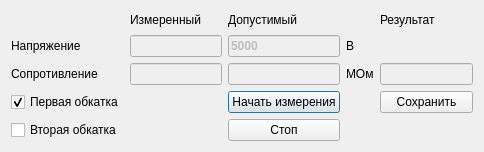
<?xml version="1.0" encoding="UTF-8"?>
<ui version="4.0">
 <class>window_experience_10</class>
 <widget class="QDialog" name="window_experience_10">
  <property name="geometry">
   <rect>
    <x>0</x>
    <y>0</y>
    <width>484</width>
    <height>152</height>
   </rect>
  </property>
  <property name="windowTitle">
   <string>Dialog</string>
  </property>
  <layout class="QHBoxLayout" name="horizontalLayout">
   <item>
    <layout class="QGridLayout" name="gridLayout">
     <item row="1" column="1">
      <widget class="QLineEdit" name="lineEdit_U_hot">
       <property name="enabled">
        <bool>false</bool>
       </property>
       <property name="font">
        <font>
         <weight>75</weight>
         <bold>true</bold>
        </font>
       </property>
      </widget>
     </item>
     <item row="3" column="2">
      <widget class="QPushButton" name="pushButton_ResistanceIsolation_hot_start">
       <property name="text">
        <string>Начать измерения</string>
       </property>
      </widget>
     </item>
     <item row="2" column="0">
      <widget class="QLabel" name="label_5">
       <property name="text">
        <string>Сопротивление</string>
       </property>
      </widget>
     </item>
     <item row="0" column="4">
      <widget class="QLabel" name="label_10">
       <property name="text">
        <string>Результат</string>
       </property>
      </widget>
     </item>
     <item row="0" column="2">
      <widget class="QLabel" name="label_2">
       <property name="text">
        <string>Допустимый</string>
       </property>
      </widget>
     </item>
     <item row="1" column="3">
      <widget class="QLabel" name="label_8">
       <property name="text">
        <string>В</string>
       </property>
      </widget>
     </item>
     <item row="1" column="0">
      <widget class="QLabel" name="label_4">
       <property name="text">
        <string>Напряжение</string>
       </property>
      </widget>
     </item>
     <item row="0" column="1">
      <widget class="QLabel" name="label">
       <property name="text">
        <string>Измеренный</string>
       </property>
      </widget>
     </item>
     <item row="1" column="2">
      <widget class="QLineEdit" name="lineEdit_U_Nominal_hot">
       <property name="enabled">
        <bool>false</bool>
       </property>
       <property name="font">
        <font>
         <weight>75</weight>
         <bold>true</bold>
        </font>
       </property>
       <property name="text">
        <string>5000</string>
       </property>
      </widget>
     </item>
     <item row="2" column="1">
      <widget class="QLineEdit" name="lineEdit_ResistanceIsolation_hot">
       <property name="enabled">
        <bool>false</bool>
       </property>
       <property name="font">
        <font>
         <weight>75</weight>
         <bold>true</bold>
        </font>
       </property>
      </widget>
     </item>
     <item row="2" column="2">
      <widget class="QLineEdit" name="lineEdit_ResistanceIsolation_Nominal_hot">
       <property name="enabled">
        <bool>false</bool>
       </property>
       <property name="font">
        <font>
         <weight>75</weight>
         <bold>true</bold>
        </font>
       </property>
      </widget>
     </item>
     <item row="4" column="0">
      <widget class="QCheckBox" name="checkBox_second_run_in">
       <property name="text">
        <string>Вторая обкатка</string>
       </property>
      </widget>
     </item>
     <item row="3" column="4">
      <widget class="QPushButton" name="pushButton_ResistanceIsolation_hot_save">
       <property name="text">
        <string>Сохранить</string>
       </property>
      </widget>
     </item>
     <item row="2" column="4">
      <widget class="QLineEdit" name="lineEdit_ResistanceIsolation_Result_hot">
       <property name="enabled">
        <bool>false</bool>
       </property>
       <property name="font">
        <font>
         <weight>75</weight>
         <bold>true</bold>
        </font>
       </property>
      </widget>
     </item>
     <item row="3" column="0">
      <widget class="QCheckBox" name="checkBox_first_run_in">
       <property name="text">
        <string>Первая обкатка</string>
       </property>
       <property name="checked">
        <bool>true</bool>
       </property>
      </widget>
     </item>
     <item row="2" column="3">
      <widget class="QLabel" name="label_9">
       <property name="text">
        <string>МОм</string>
       </property>
      </widget>
     </item>
     <item row="4" column="2">
      <widget class="QPushButton" name="pushButton_ResistanceIsolation_hot_stop">
       <property name="text">
        <string>Стоп</string>
       </property>
      </widget>
     </item>
    </layout>
   </item>
  </layout>
 </widget>
 <resources/>
 <connections/>
</ui>
